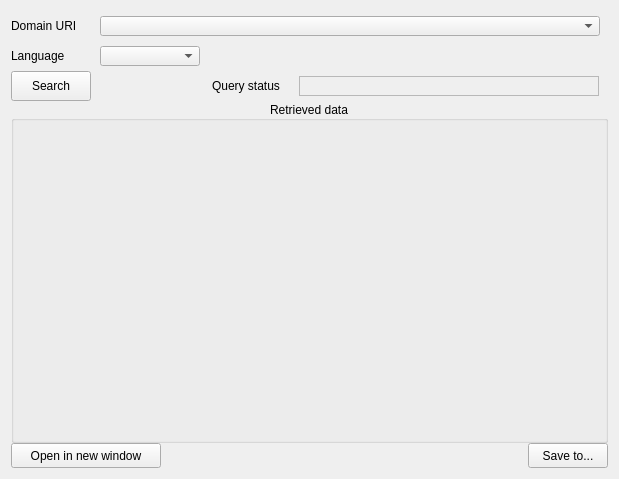
      <widget class="QWidget" name="GetClassificationDetails_tab">
       <attribute name="title">
        <string>Get Classification details</string>
       </attribute>
       <attribute name="toolTip">
        <string>&lt;html&gt;&lt;head/&gt;&lt;body&gt;&lt;p&gt;Get all the Classifications, with details, from a specified Domain, based on the informed URI. User can choose the language to be retrieved. For items the translation is not available, the default language of the domain will be returned. It performs the method &amp;quot;&lt;span style=&quot; font-weight:700;&quot;&gt;/api/Classification/v3&lt;/span&gt;&amp;quot;.&lt;/p&gt;&lt;/body&gt;&lt;/html&gt;</string>
       </attribute>
       <layout class="QGridLayout" name="gridLayout_12">
        <item row="0" column="0">
         <layout class="QGridLayout" name="gridLayout_4">
          <property name="sizeConstraint">
           <enum>QLayout::SetMinimumSize</enum>
          </property>
          <property name="leftMargin">
           <number>0</number>
          </property>
          <property name="topMargin">
           <number>0</number>
          </property>
          <property name="rightMargin">
           <number>0</number>
          </property>
          <property name="bottomMargin">
           <number>0</number>
          </property>
          <property name="spacing">
           <number>0</number>
          </property>
          <item row="4" column="3" alignment="Qt::AlignRight">
           <widget class="QPushButton" name="GetClassificationDetails_SaveTo_pushButton">
            <property name="minimumSize">
             <size>
              <width>80</width>
              <height>25</height>
             </size>
            </property>
            <property name="maximumSize">
             <size>
              <width>80</width>
              <height>25</height>
             </size>
            </property>
            <property name="text">
             <string>Save to...</string>
            </property>
           </widget>
          </item>
          <item row="0" column="0">
           <widget class="QLabel" name="GetClassificationDetails_DomainURI_label">
            <property name="minimumSize">
             <size>
              <width>85</width>
              <height>30</height>
             </size>
            </property>
            <property name="maximumSize">
             <size>
              <width>85</width>
              <height>30</height>
             </size>
            </property>
            <property name="text">
             <string>Domain URI</string>
            </property>
           </widget>
          </item>
          <item row="2" column="0">
           <widget class="QPushButton" name="GetClassificationDetails_Search_pushButton">
            <property name="minimumSize">
             <size>
              <width>80</width>
              <height>30</height>
             </size>
            </property>
            <property name="maximumSize">
             <size>
              <width>80</width>
              <height>30</height>
             </size>
            </property>
            <property name="text">
             <string>Search</string>
            </property>
           </widget>
          </item>
          <item row="1" column="0">
           <widget class="QLabel" name="GetClassificationDetails_DataStructure_label">
            <property name="minimumSize">
             <size>
              <width>80</width>
              <height>30</height>
             </size>
            </property>
            <property name="maximumSize">
             <size>
              <width>80</width>
              <height>30</height>
             </size>
            </property>
            <property name="text">
             <string>Language</string>
            </property>
            <property name="wordWrap">
             <bool>true</bool>
            </property>
           </widget>
          </item>
          <item row="4" column="0" colspan="2" alignment="Qt::AlignLeft">
           <widget class="QPushButton" name="GetClassificationDetails_OpenInNewWindow_pushButton">
            <property name="minimumSize">
             <size>
              <width>150</width>
              <height>25</height>
             </size>
            </property>
            <property name="maximumSize">
             <size>
              <width>150</width>
              <height>25</height>
             </size>
            </property>
            <property name="toolTip">
             <string>&lt;html&gt;&lt;head/&gt;&lt;body&gt;&lt;p&gt;Open data in new window for better visualization&lt;/p&gt;&lt;/body&gt;&lt;/html&gt;</string>
            </property>
            <property name="text">
             <string>Open in new window</string>
            </property>
           </widget>
          </item>
          <item row="0" column="1" colspan="3">
           <widget class="QComboBox" name="GetClassificationDetails_DomainURI_comboBox">
            <property name="minimumSize">
             <size>
              <width>500</width>
              <height>20</height>
             </size>
            </property>
            <property name="maximumSize">
             <size>
              <width>500</width>
              <height>20</height>
             </size>
            </property>
           </widget>
          </item>
          <item row="2" column="2">
           <widget class="QLabel" name="GetClassificationDetails_QuerryStatus_label">
            <property name="enabled">
             <bool>true</bool>
            </property>
            <property name="minimumSize">
             <size>
              <width>80</width>
              <height>30</height>
             </size>
            </property>
            <property name="maximumSize">
             <size>
              <width>80</width>
              <height>30</height>
             </size>
            </property>
            <property name="text">
             <string>Query status</string>
            </property>
           </widget>
          </item>
          <item row="3" column="0" colspan="4">
           <widget class="QGroupBox" name="GetClassificationDetails_JSONViewerHolder_groupBox">
            <property name="minimumSize">
             <size>
              <width>597</width>
              <height>301</height>
             </size>
            </property>
            <property name="font">
             <font>
              <pointsize>9</pointsize>
              <bold>false</bold>
              <underline>false</underline>
             </font>
            </property>
            <property name="title">
             <string>Retrieved data</string>
            </property>
            <property name="alignment">
             <set>Qt::AlignCenter</set>
            </property>
            <layout class="QHBoxLayout" name="horizontalLayout_5">
             <item>
              <widget class="QWidget" name="GetClassificationDetails_JSONViewerHolder_widget" native="true">
               <property name="minimumSize">
                <size>
                 <width>597</width>
                 <height>301</height>
                </size>
               </property>
              </widget>
             </item>
            </layout>
           </widget>
          </item>
          <item row="1" column="1">
           <widget class="QComboBox" name="GetClassificationDetails_DataStructure_comboBox">
            <property name="minimumSize">
             <size>
              <width>100</width>
              <height>20</height>
             </size>
            </property>
            <property name="maximumSize">
             <size>
              <width>100</width>
              <height>20</height>
             </size>
            </property>
            <property name="maxVisibleItems">
             <number>2</number>
            </property>
            <property name="maxCount">
             <number>2</number>
            </property>
           </widget>
          </item>
          <item row="2" column="3">
           <widget class="QLabel" name="GetClassificationDetails_QuerryStatusResult_label">
            <property name="minimumSize">
             <size>
              <width>300</width>
              <height>20</height>
             </size>
            </property>
            <property name="maximumSize">
             <size>
              <width>150</width>
              <height>20</height>
             </size>
            </property>
            <property name="autoFillBackground">
             <bool>false</bool>
            </property>
            <property name="styleSheet">
             <string notr="true"/>
            </property>
            <property name="frameShape">
             <enum>QFrame::StyledPanel</enum>
            </property>
            <property name="frameShadow">
             <enum>QFrame::Sunken</enum>
            </property>
            <property name="text">
             <string/>
            </property>
           </widget>
          </item>
         </layout>
        </item>
       </layout>
      </widget>
